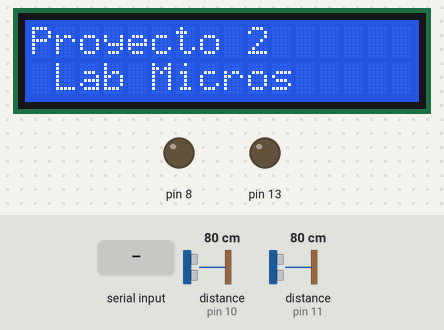
Bench run of a sketch on a simulated Arduino Uno, built with avr-gcc and run on an emulated ATmega328P. Shown: 16×2 character LCD, output pins drawn as LEDs (lit = HIGH). Inputs (shaded band) come from the test bench; at power-on: distance to the obstacle (sensors on pin 10, pin 11) 80 cm. The echo pulse lasts 58.3 µs per cm.

Above: at 1.2 s.
1.3 s: "3" received over Serial
At 4.2 s:
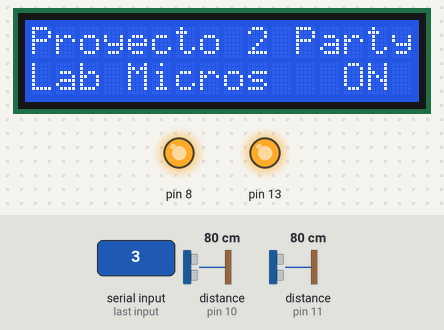
5.0 s: distance to the obstacle (sensor on pin 10) set to 22 cm
6.7 s: distance to the obstacle (sensor on pin 10) set to 17 cm
At 8.0 s:
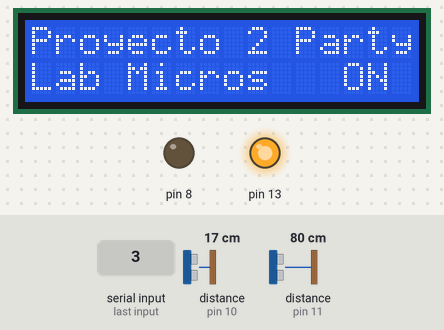
9.0 s: "1" received over Serial
At 11.0 s:
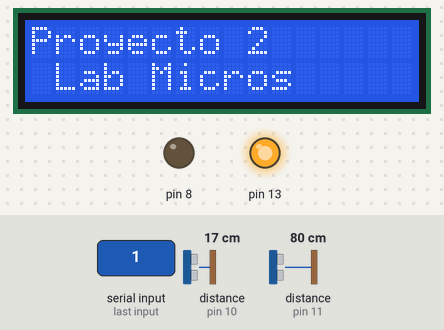
12.7 s: "2" received over Serial
At 15.9 s:
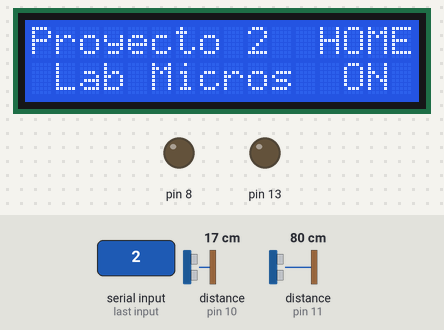
Timing chart, 0 to 17.1 s (numbered marks = the images above; inputs shaded):
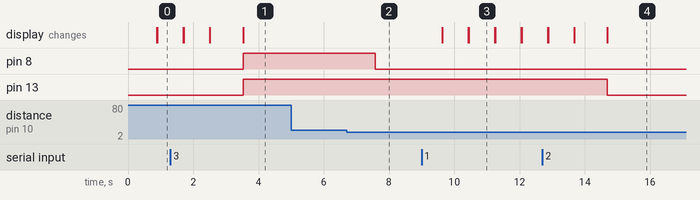

The sketch:

SeguidorDeMusica.ino
```cpp
#include "Ultrasonic.h"     //Libreria del sonar
Ultrasonic ultrasonic1(9,10); //Trigger, Echo
Ultrasonic ultrasonic2(12,11);

#include <LiquidCrystal.h> // Incluye la Libreria LiquidCrystal
LiquidCrystal lcd(2, 3, 4, 5, 6, 7); // Crea un Objeto LC. Parametros: (rs, enable, d4, d5, d6, d7)

int sonar1;
int sonar2;
void setup()
{
   lcd.begin(16,2); // Inicializa la interface para el LCD screen, and determina sus dimensiones (ancho y alto) del display
   pinMode(8,OUTPUT);
   pinMode(13,OUTPUT);
   Serial.begin(9600);
}

void loop()
{

  lcd.setCursor(0,0);
  lcd.print("Proyecto 2");
  lcd.setCursor(0,1);
  lcd.print(" Lab Micros");
  sonar1 = ultrasonic1.Ranging(CM);
  sonar2 = ultrasonic2.Ranging(CM);
  int siga;
  int x=0;
  int estado=0 ;
  if(Serial.available()>0){
    estado = Serial.read();
   }
   if (estado =='3'){
    x=1;
    siga=1;
    }
   if(estado=='1'){
    x=2;
    }
   if(estado=='2'){
    x=3;
    siga=1;
    }
    delay(800);
    lcd.clear();

    while (x==1){
      while (siga){
      delay (1000);
      lcd.setCursor(0,0);
      lcd.print("Proyecto 2");
      lcd.setCursor(0,1);
      lcd.print("Lab Micros");
      lcd.setCursor(11,0);
      lcd.print("Party");
      lcd.setCursor(13,1);
      lcd.print("ON");
      sonar2 = ultrasonic2.Ranging(CM);
      sonar1 = ultrasonic1.Ranging(CM);

      if((sonar1<20)&&(sonar2<20)&& (siga==1)){
        digitalWrite(13,LOW);
        digitalWrite(8,LOW);
        sonar1 = ultrasonic1.Ranging(CM);
        sonar2 = ultrasonic2.Ranging(CM);
        if(Serial.available()>0){
          estado = Serial.read();
        }
        if (estado == '1'){
          siga=0;
          }
        if (estado == '2'){
          siga=0;
          }
        }
      else if ((sonar1 < 20)&& (siga==1)){
        digitalWrite(13,HIGH);
        digitalWrite(8,LOW);
        sonar1 = ultrasonic1.Ranging(CM);
        sonar2 = ultrasonic2.Ranging(CM);
        if(Serial.available()>0){
          estado = Serial.read();
        }
        if (estado == '1'){
          siga=0;
          }
        if (estado == '2'){
          siga=0;
          }
        }
      else if ((sonar2 < 20)&& (siga==1)){
        digitalWrite(13,LOW);
        digitalWrite(8,HIGH);
        sonar1 = ultrasonic1.Ranging(CM);
        sonar2 = ultrasonic2.Ranging(CM);
        if(Serial.available()>0){
           estado = Serial.read();
        }
        if (estado == '1'){
          siga=0;
          }
        if (estado == '2'){
          siga=0;
          }
        }
      else {

        digitalWrite(8,HIGH);
        digitalWrite(13,HIGH);
        if(Serial.available()>0){
           estado = Serial.read();
        }
        if (estado == '1'){
          siga=0;
          }
        if (estado == '2'){
          siga=0;
          }
        }

      }
      x=0;
  }

    while (x==2){
    while (siga){
      delay (1000);
      lcd.setCursor(0,0);
      lcd.print("Proyecto 2");
      lcd.setCursor(0,1);
      lcd.print(" Lab Micros");
      lcd.setCursor(13,0);
      lcd.print("SEG");
      lcd.setCursor(13,1);
      lcd.print("ON");
      sonar2 = ultrasonic2.Ranging(CM);
      sonar1 = ultrasonic1.Ranging(CM);
      if ((sonar1 < 20)&& (siga==1)){
        digitalWrite(13,HIGH);
        digitalWrite(8,LOW);
        sonar1 = ultrasonic1.Ranging(CM);
        sonar2 = ultrasonic2.Ranging(CM);
        if(Serial.available()>0){
          estado = Serial.read();
        }
        if (estado == '2'){
          siga=0;
        }
        if (estado == '3'){
          siga=0;
        }
        }
      else if ((sonar2 < 20)&& (siga==1)){
        digitalWrite(13,LOW);
        digitalWrite(8,HIGH);
        sonar1 = ultrasonic1.Ranging(CM);
        sonar2 = ultrasonic2.Ranging(CM);
        if(Serial.available()>0){
          estado = Serial.read();
        }
        if (estado == '2'){
          siga=0;
        }
        if (estado == '3'){
          siga=0;
        }
       }
      else {
        digitalWrite(8,HIGH);
        digitalWrite(13,HIGH);
        if(Serial.available()>0){
          estado = Serial.read();
        }
        if (estado == '2'){
          siga=0;
        }
        if (estado == '3'){
          siga=0;
        }
      }

    }
    x=0;
  }
   while (x==3){
   while (siga){
    delay (1000);

    lcd.setCursor(0,0);
    lcd.print("Proyecto 2");
    lcd.setCursor(0,1);
    lcd.print(" Lab Micros");
    lcd.setCursor(12,0);
    lcd.print("HOME");
    lcd.setCursor(13,1);
    lcd.print("ON");
    digitalWrite(13,LOW);
    digitalWrite(8,LOW);
    if(Serial.available()>0){
    estado = Serial.read();
    }
    if (estado == '1'){
      siga=0;
    }
    if (estado == '3'){
      siga=0;
    }

    }
    x=0;
  }


}
```

Measured:
- the behaviour switches between 20 and 19 cm on distance to the obstacle (sensor on pin 10) (found by bisection; images 1 and 2)
- after the input at 1.3 s, pin 8, pin 13: LOW → HIGH after 2.2 s
- after the input at 5.0 s, every drawn part: stays the same
- after the input at 6.7 s, pin 8: HIGH → LOW after 0.87 s
- after the input at 9.0 s, the display: first changes after 0.63 s (image 3 shows a later state)
- after the input at 12.7 s, pin 13: HIGH → LOW after 2.0 s
- what the display in image 3 shows lasts 0.8 s, from 10.4 s to 11.2 s
